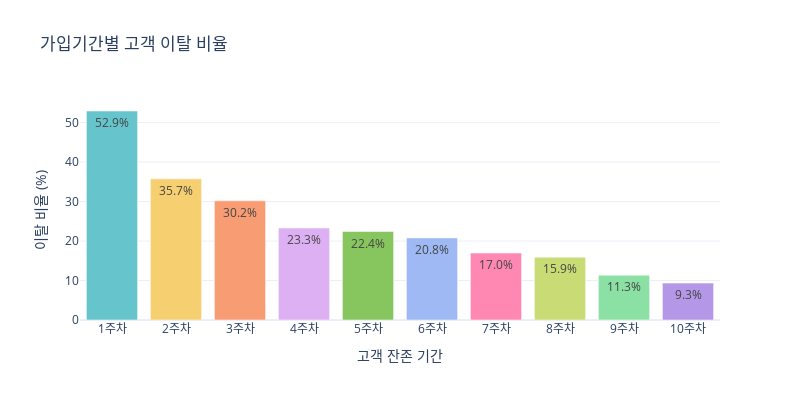

The code cell stored with this chart in its notebook:
### Code cell
# 가입기간별 이탈 비율 시각화(7일 단위)
print(df['tenure'])
df['tenure_group'] = pd.cut(df['tenure'], bins=range(0, 73, 7), right=False) # 7일씩 끊어서 주차별로 확인하기 위해 정리 (bins = range(0,73,7))
print(df['tenure_group'])
# 'tenure_group' 열의 데이터 타입을 문자열로 변환합니다.
df['tenure_group_str'] = df['tenure_group'].apply(lambda x: f'{(x.left // 7) + 1}주차')
# 'Churn' 열의 데이터 타입을 숫자로 변환합니다. 'Yes'는 1로, 'No'는 0으로 매핑합니다.
df['Churn_numeric'] = df['Churn'].map({'Yes': 1, 'No': 0})
# 이제 'Churn_numeric' 열을 사용하여 평균을 계산합니다.
churn_rate = df.groupby('tenure_group_str')['Churn_numeric'].mean() * 100
print(churn_rate)
churn_rate_str = churn_rate.map('{:0.1f}%'.format)
print(churn_rate_str)
fig = px.bar(churn_rate, x=churn_rate.index, y=churn_rate.values, labels={'y':'이탈 비율 (%)', 'index':'고객 잔존 기간'},
                title='가입기간별 고객 이탈 비율', text=churn_rate_str,
                
                color=churn_rate.index, color_discrete_sequence=px.colors.qualitative.Pastel, template='plotly_white', width=800, height=400)
fig.update_layout(xaxis_title='고객 잔존 기간', yaxis_title='이탈 비율 (%)', showlegend=False)
fig.show()

### Figure 1 — Plotly figure (JSON) as saved in the notebook; plotly's stock layout.template omitted (floating-point values rounded to 4 significant figures)
{"data": [{"alignmentgroup": "True", "hovertemplate": "tenure_group_str=%{x}<br>이탈 비율 (%)=%{y}<br>text=%{text}<extra></extra>", "legendgroup": "1주차", "marker": {"color": "rgb(102, 197, 204)", "pattern": {"shape": ""}}, "name": "1주차", "offsetgroup": "1주차", "orientation": "v", "showlegend": true, "text": ["52.9%"], "textposition": "auto", "type": "bar", "x": ["1주차"], "xaxis": "x", "y": [52.94], "yaxis": "y"}, {"alignmentgroup": "True", "hovertemplate": "tenure_group_str=%{x}<br>이탈 비율 (%)=%{y}<br>text=%{text}<extra></extra>", "legendgroup": "2주차", "marker": {"color": "rgb(246, 207, 113)", "pattern": {"shape": ""}}, "name": "2주차", "offsetgroup": "2주차", "orientation": "v", "showlegend": true, "text": ["35.7%"], "textposition": "auto", "type": "bar", "x": ["2주차"], "xaxis": "x", "y": [35.75], "yaxis": "y"}, {"alignmentgroup": "True", "hovertemplate": "tenure_group_str=%{x}<br>이탈 비율 (%)=%{y}<br>text=%{text}<extra></extra>", "legendgroup": "3주차", "marker": {"color": "rgb(248, 156, 116)", "pattern": {"shape": ""}}, "name": "3주차", "offsetgroup": "3주차", "orientation": "v", "showlegend": true, "text": ["30.2%"], "textposition": "auto", "type": "bar", "x": ["3주차"], "xaxis": "x", "y": [30.19], "yaxis": "y"}, {"alignmentgroup": "True", "hovertemplate": "tenure_group_str=%{x}<br>이탈 비율 (%)=%{y}<br>text=%{text}<extra></extra>", "legendgroup": "4주차", "marker": {"color": "rgb(220, 176, 242)", "pattern": {"shape": ""}}, "name": "4주차", "offsetgroup": "4주차", "orientation": "v", "showlegend": true, "text": ["23.3%"], "textposition": "auto", "type": "bar", "x": ["4주차"], "xaxis": "x", "y": [23.31], "yaxis": "y"}, {"alignmentgroup": "True", "hovertemplate": "tenure_group_str=%{x}<br>이탈 비율 (%)=%{y}<br>text=%{text}<extra></extra>", "legendgroup": "5주차", "marker": {"color": "rgb(135, 197, 95)", "pattern": {"shape": ""}}, "name": "5주차", "offsetgroup": "5주차", "orientation": "v", "showlegend": true, "text": ["22.4%"], "textposition": "auto", "type": "bar", "x": ["5주차"], "xaxis": "x", "y": [22.41], "yaxis": "y"}, {"alignmentgroup": "True", "hovertemplate": "tenure_group_str=%{x}<br>이탈 비율 (%)=%{y}<br>text=%{text}<extra></extra>", "legendgroup": "6주차", "marker": {"color": "rgb(158, 185, 243)", "pattern": {"shape": ""}}, "name": "6주차", "offsetgroup": "6주차", "orientation": "v", "showlegend": true, "text": ["20.8%"], "textposition": "auto", "type": "bar", "x": ["6주차"], "xaxis": "x", "y": [20.8], "yaxis": "y"}, {"alignmentgroup": "True", "hovertemplate": "tenure_group_str=%{x}<br>이탈 비율 (%)=%{y}<br>text=%{text}<extra></extra>", "legendgroup": "7주차", "marker": {"color": "rgb(254, 136, 177)", "pattern": {"shape": ""}}, "name": "7주차", "offsetgroup": "7주차", "orientation": "v", "showlegend": true, "text": ["17.0%"], "textposition": "auto", "type": "bar", "x": ["7주차"], "xaxis": "x", "y": [16.96], "yaxis": "y"}, {"alignmentgroup": "True", "hovertemplate": "tenure_group_str=%{x}<br>이탈 비율 (%)=%{y}<br>text=%{text}<extra></extra>", "legendgroup": "8주차", "marker": {"color": "rgb(201, 219, 116)", "pattern": {"shape": ""}}, "name": "8주차", "offsetgroup": "8주차", "orientation": "v", "showlegend": true, "text": ["15.9%"], "textposition": "auto", "type": "bar", "x": ["8주차"], "xaxis": "x", "y": [15.91], "yaxis": "y"}, {"alignmentgroup": "True", "hovertemplate": "tenure_group_str=%{x}<br>이탈 비율 (%)=%{y}<br>text=%{text}<extra></extra>", "legendgroup": "9주차", "marker": {"color": "rgb(139, 224, 164)", "pattern": {"shape": ""}}, "name": "9주차", "offsetgroup": "9주차", "orientation": "v", "showlegend": true, "text": ["11.3%"], "textposition": "auto", "type": "bar", "x": ["9주차"], "xaxis": "x", "y": [11.34], "yaxis": "y"}, {"alignmentgroup": "True", "hovertemplate": "tenure_group_str=%{x}<br>이탈 비율 (%)=%{y}<br>text=%{text}<extra></extra>", "legendgroup": "10주차", "marker": {"color": "rgb(180, 151, 231)", "pattern": {"shape": ""}}, "name": "10주차", "offsetgroup": "10주차", "orientation": "v", "showlegend": true, "text": ["9.3%"], "textposition": "auto", "type": "bar", "x": ["10주차"], "xaxis": "x", "y": [9.344], "yaxis": "y"}], "layout": {"barmode": "relative", "height": 400, "legend": {"title": {"text": "tenure_group_str"}, "tracegroupgap": 0}, "showlegend": false, "title": {"text": "가입기간별 고객 이탈 비율"}, "width": 800, "xaxis": {"anchor": "y", "categoryarray": ["1주차", "2주차", "3주차", "4주차", "5주차", "6주차", "7주차", "8주차", "9주차", "10주차"], "categoryorder": "array", "domain": [0, 1], "title": {"text": "고객 잔존 기간"}}, "yaxis": {"anchor": "x", "domain": [0, 1], "title": {"text": "이탈 비율 (%)"}}}}
